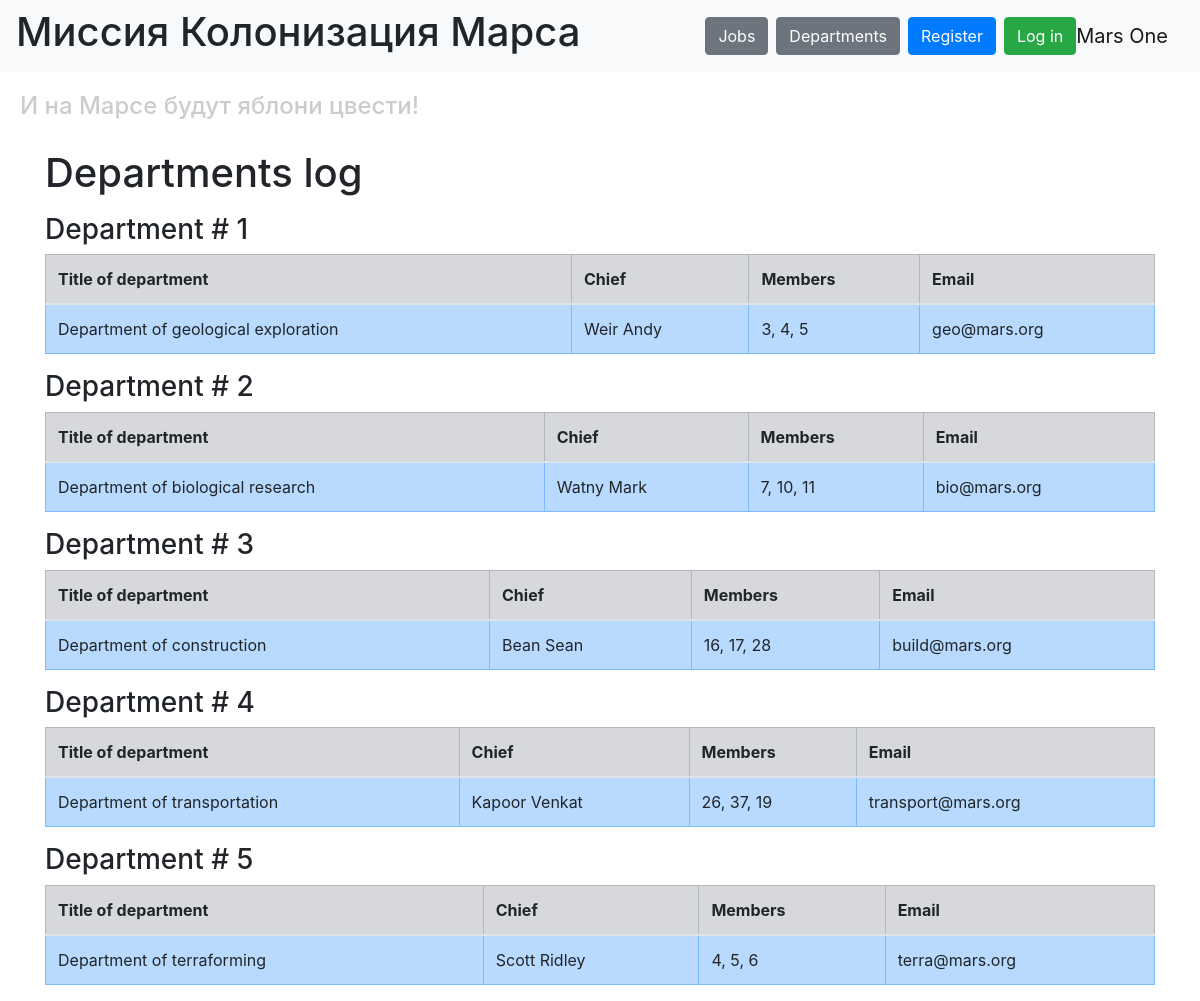
The page /departments on the database its author committed.
### data/departments.py (models this page shows)
class Department(SqlAlchemyBase):
    __tablename__ = 'departments'
    id = sa.Column(sa.Integer, primary_key=True, autoincrement=True)  # autoincrement=True
    title = sa.Column(sa.String, nullable=True)
    chief = sa.Column(sa.Integer, sa.ForeignKey("users.id"))
    members = sa.Column(sa.String, nullable=True)
    email = sa.Column(sa.String, index=True, unique=True, nullable=True)
    user = orm.relationship('User')

### data/users.py (models this page shows, shortened)
class User(SqlAlchemyBase, UserMixin):
    __tablename__ = 'users'
    id = sa.Column(sa.Integer, primary_key=True, autoincrement=True)
    surname = sa.Column(sa.String, nullable=True)
    name = sa.Column(sa.String, nullable=True)
    age = sa.Column(sa.Integer, nullable=True)
    position = sa.Column(sa.String, nullable=True)
    speciality = sa.Column(sa.String, nullable=True)
    address = sa.Column(sa.String, nullable=True)
    email = sa.Column(sa.String, index=True, unique=True, nullable=True)
    hashed_password = sa.Column(sa.String, nullable=True)
    modifed_date = sa.Column(sa.DateTime, default=datetime.datetime.now)
    jobs = orm.relationship("Jobs", back_populates="user")
    departments = orm.relationship("Department", back_populates="user")

### main.py (the view)
@app.route('/departments')
def departments():
    db_sess = db_session.create_session()
    departments = db_sess.query(Department).all()
    users = db_sess.query(User).all()
    names = {user.id: (user.surname, user.name) for user in users}
    return render_template("departments.html", departments=departments, names=names, title='Departments log')

### data/db_session.py (called while the page is built)
def create_session() -> Session:
    global __factory
    return __factory()

### templates/departments.html (shortened to what this page needs)
{% extends "base.html" %}
{% block content %}
<h1>Departments log</h1>
{% for department in departments %}
<div class="d-flex align-items-center mb-2">
    <h3 class="mb-0 mr-3">Department # {{ department.id }}</h3>
</div>
<table class="table table-bordered">
    <thead class="table-secondary">
        <tr>
            <th>Title of department</th>
            <th>Chief</th>
            <th>Members</th>
            <th>Email</th>
        </tr>
    </thead>
    <tbody>
        <tr class="table-primary">
            <td>{{ department.title }}</td>
            <td>
                {% if names and department.chief in names %}
                    {{ names[department.chief][0] }} {{ names[department.chief][1] }}
                {% else %}
                    Unknown (ID: {{ department.chief }})
                {% endif %}
            </td>
            <td>{{ department.members }}</td>
            <td>{{ department.email }}</td>
        </tr>
    </tbody>
</table>
{% endfor %}
{% endblock %}

### templates/base.html (shortened to what this page needs)
<!DOCTYPE html>
<html lang="en">
<head>
    <link rel="stylesheet" href="https://stackpath.bootstrapcdn.com/bootstrap/4.4.1/css/bootstrap.min.css"
>
    <link rel="stylesheet" type="text/css" href="../static/css/style.css"/>
</head>
<body>
<header>
    <nav class="navbar navbar-light bg-light">
        <h1>Миссия Колонизация Марса</h1>
        <div class="ml-auto d-flex align-items-center">
            <a href="/" class="btn btn-secondary mr-2">Jobs</a>
            <a href="/departments" class="btn btn-secondary mr-2">Departments</a>
            {% if current_user.is_authenticated %}
                <a class="navbar-brand" href="/logout">{{ current_user.name }} {{ current_user.surname }}</a>
            {% else %}
                <a class="btn btn-primary mr-2" href="/register">Register</a>
                <a class="btn btn-success" href="/login">Log in</a>
            {% endif %}
        </div>
        <a class="navbar-brand" href="#">Mars One</a>
    </nav>
    <h4>И на Марсе будут яблони цвести!</h4>
</header>
<main role="main" class="container">
    {% block content %}{% endblock %}
</main>
</body>
</html>

### static/css/style.css (style rules this page uses)
h4 { color: #cccccc; padding: 20px; }

### rows shown on the page
Department: id "1", title "Department of geological exploration", chief.surname "Weir", chief.name "Andy", members "3, 4, 5", email "geo@mars.org"
Department: id "2", title "Department of biological research", chief.surname "Watny", chief.name "Mark", members "7, 10, 11", email "bio@mars.org"
Department: id "3", title "Department of construction", chief.surname "Bean", chief.name "Sean", members "16, 17, 28", email "build@mars.org"
Department: id "4", title "Department of transportation", chief.surname "Kapoor", chief.name "Venkat", members "26, 37, 19", email "transport@mars.org"
Department: id "5", title "Department of terraforming", chief.surname "Scott", chief.name "Ridley", members "4, 5, 6", email "terra@mars.org"
